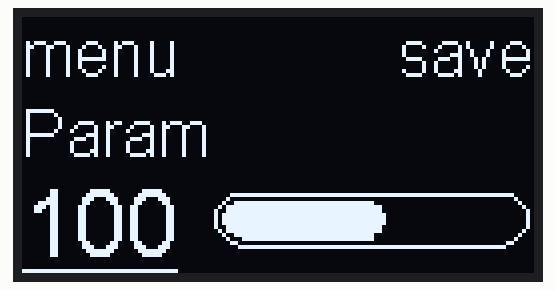
Recording of a sketch running on a simulated ESP8266 (NodeMCU). Shown: 128×64 one-colour display.

Above: at 2.0 s.
At 4.0 s:
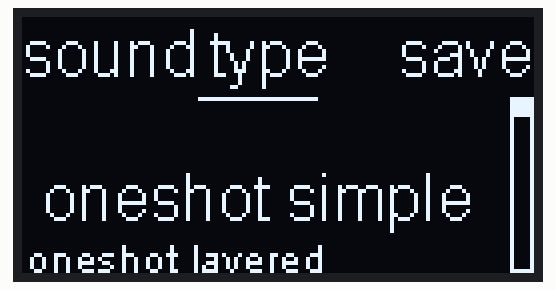
At 7.1 s:
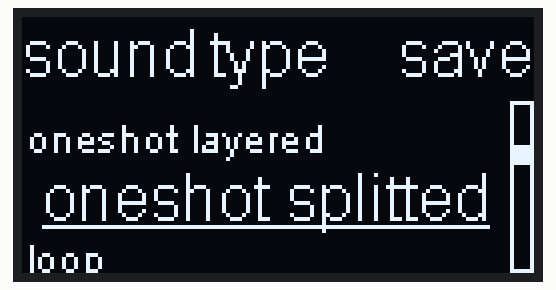
At 8.1 s:
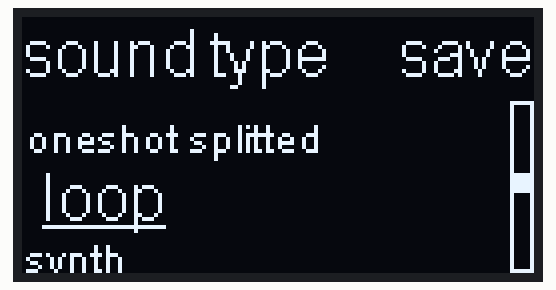
At 9.1 s:
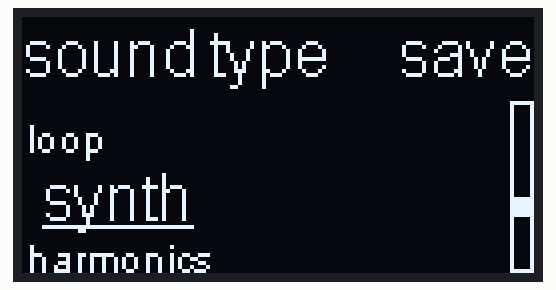
At 12.1 s:
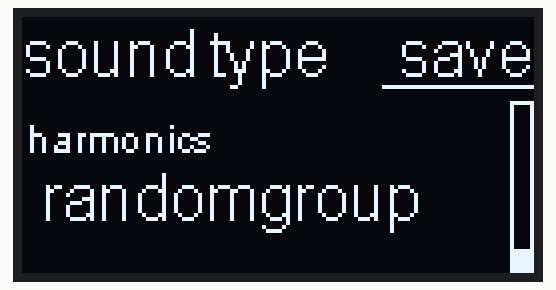

Measured:
- by itself, everything shown: repeats every 15.1 s, in 20 steps
- what the display in image 0 shows lasts 1.0 s, from 2.0 s to 3.0 s
- what the display in image 5 shows lasts 3.0 s, from 12.1 s to 15.1 s

The sketch:

OLED_UI.ino
```cpp
/**

 */

// Include the correct display library
#include <Wire.h>        // Only needed for Arduino 1.6.5 and earlier
#include "SSD1306.h"     // alias for `#include "SSD1306Wire.h"`
// #include "HmanRotary.h"  // Custom lIbrary for Rotary-Encoder

// Probably this for fixedStrings
// https://github.com/toomasz/ArduinoFixedString


// Initialize the OLED display using Wire library
SSD1306  display(0x3c, 5, 4);

typedef void (*Demo)(void);

int demoMode = 0;
int counter = 1;

void setup() {
  Serial.begin(115200);
  Serial.println();
  Serial.println();


  // Initialising the UI will init the display too.
  display.init();

  display.flipScreenVertically();
  display.setFont(ArialMT_Plain_10);

}

void oledValueSelection ( String menuname, int mark, String paramname, int paramvalue , int parammax=127, String confirmtext="save") {
  display.clear();
  //   String menuname  ="osc 1";
  //   String paramname  ="Freq:";
  //  int    paramvalue = 105;
  // String confirmtext = "save|r"; // save or reset selected by rotary
  // uint8_t mark = 4;

  // Menuname
  display.setTextAlignment(TEXT_ALIGN_LEFT);
  display.setFont(ArialMT_Plain_16);
  display.drawString(0, 0, menuname);
  if (mark == 1) {
    // Draw a line horizontally
    display.drawHorizontalLine(0, 17,  display.getStringWidth( menuname ) );
  }

  // Confirmation
  display.setTextAlignment(TEXT_ALIGN_RIGHT);
  display.setFont(ArialMT_Plain_16);
  display.drawString(128, 0, confirmtext);
  if (mark == 4) {
    display.drawHorizontalLine( 128 - display.getStringWidth( confirmtext), 17, display.getStringWidth( confirmtext) );
  }

  // display Name of Parameter:
  display.setTextAlignment(TEXT_ALIGN_LEFT);
  display.setFont(ArialMT_Plain_16);
  display.drawString(0, 20, paramname);
  if (mark == 2) {
    // Draw a line horizontally
    display.drawHorizontalLine(0, 37,  display.getStringWidth( paramname) );
  }

  // display Value of Parameter:
  display.setTextAlignment(TEXT_ALIGN_LEFT);
  display.setFont(ArialMT_Plain_24);
  display.drawString(0, 38, (String) paramvalue);

  if ( paramvalue>0 ) {
    int p =  paramvalue * 100 / parammax;
    display.drawProgressBar(48, 44, 78, 13, p);
  }

  if (mark == 3) {
    // Draw a line horizontally
    display.drawHorizontalLine(0, 63,  display.getStringWidth((String) paramvalue));
  }

  display.display();

}


// Concept to select something out of a List of Values (LOV)
void oledValueSelectionLOV( String menuname, int mark,  String paramname, int pParamvalue , String lov[], int sizeOfLov, String confirmtext="save") {
  int paramvalue = 0;
  if ( sizeOfLov > 0) {
    paramvalue = pParamvalue%sizeOfLov;
  }
  display.clear();
  // String confirmtext = "save|r"; // save or reset selected by rotary

  // detect position of selected val in the array and use 3 before and 3 after it ...
  // Menuname
  display.setTextAlignment(TEXT_ALIGN_LEFT);
  display.setFont(ArialMT_Plain_16);
  display.drawString(0, 0, menuname );

  display.drawString(3+display.getStringWidth( menuname ), 0,  paramname);

  if (mark == 1) {
    // Draw a line horizontally
    display.drawHorizontalLine(0, 17,  display.getStringWidth( menuname ) );
  }
  if (mark == 2) {
    // Draw a line horizontally
    display.drawHorizontalLine(display.getStringWidth( menuname ) , 20,  display.getStringWidth( paramname ) );
  }

  // Confirmation
  display.setTextAlignment(TEXT_ALIGN_RIGHT);
  display.setFont(ArialMT_Plain_16);
  display.drawString(128, 0, confirmtext );
  if (mark == 4) {
    // Draw a line horizontally
    display.drawHorizontalLine(90 , 17,  38 );
  }

  String label1=" ";
  String label2=" ";
  String label3=" ";


  if ( paramvalue>0 & sizeOfLov>1 ){
      label1=lov[paramvalue-1];
  }

  if (sizeOfLov>0){
    label2=lov[paramvalue];
  }

  if ( sizeOfLov > paramvalue+1 ){
      label3=lov[paramvalue+1];
  }

  // display Name of Parameter:
  display.setTextAlignment(TEXT_ALIGN_LEFT);
  display.setFont(ArialMT_Plain_10);
  display.drawString(1, 24, label1 );

  // selected Value .. else the value is printed in Arial 10
  display.setFont(ArialMT_Plain_16);
  display.drawString(5, 36, label2 );
  if ( mark == 3 ) {
    // Draw a line horizontally
    display.drawHorizontalLine( 5, 52,  display.getStringWidth( label2 ) );
  }
  if (label3 != " ") {
    display.setFont(ArialMT_Plain_10);
    display.drawString(1, 54, label3 );
  }
  // not enough place to show 4 or more values
  // display.drawString(5, 51, lov[4]);
  // draw bar on the right side
  drawLOVScroll( paramvalue, sizeOfLov );
  display.display();

}


void drawLOVScroll( int pLOV, int sLOV ){
  // pLOV == Position
  // sLOV = Size of LOV
  int rPos = 20+(pLOV * 45/(sLOV) );
  display.drawVerticalLine(122, 21, 44);
  display.drawVerticalLine(127, 21, 44);
  display.drawHorizontalLine(122, 21, 6);
  display.drawHorizontalLine(122, 63, 6);
  display.fillRect(122, rPos, 6, 5 );
}


void loop() {


  oledValueSelection("menu", 3 , "Param", 10, 200);
  delay(200);
  oledValueSelection("menu", 3 , "Param", 20, 200);
  delay(200);
  oledValueSelection("menu", 3 , "Param", 30, 200);
  delay(200);
  oledValueSelection("menu", 3 , "Param", 40, 200);
  delay(200);
  oledValueSelection("menu", 3 , "Param", 50, 200);
  delay(200);
  oledValueSelection("menu", 3 , "Param", 60, 200);
  delay(200);
  oledValueSelection("menu", 3 , "Param", 70, 200);
  delay(200);
  oledValueSelection("menu", 3 , "Param", 80, 200);
  delay(200);
  oledValueSelection("menu", 3 , "Param", 90, 200);
  delay(200);
  oledValueSelection("menu", 3 , "Param", 100, 200);
  delay(1000);

  String lov[7]; // we need only 6 for the UI at the same time ..  perhaps we use more but at another place!

  lov[ 0 ] = "oneshot simple";
  lov[ 1 ] = "oneshot layered";
  lov[ 2 ] = "oneshot splitted";
  lov[ 3 ] = "loop";
  lov[ 4 ] = "synth";
  lov[ 5 ] = "harmonics";
  lov[ 6 ] = "randomgroup";

  oledValueSelectionLOV( "sound", 1, "type", 0 , lov, 7 );
  delay(1000);

  oledValueSelectionLOV( "sound", 2, "type", 0 , lov, 7 );
  delay(1000);
  oledValueSelectionLOV( "sound", 3, "type", 0 , lov, 7 );
  delay(1000);
  oledValueSelectionLOV( "sound", 3, "type", 1 , lov, 7 );
  delay(1000);
  oledValueSelectionLOV( "sound", 3, "type", 2 , lov, 7 );
  delay(1000);
  oledValueSelectionLOV( "sound", 3, "type", 3 , lov, 7 );
  delay(1000);
  oledValueSelectionLOV( "sound", 3, "type", 4 , lov, 7 );
  delay(1000);
  oledValueSelectionLOV( "sound", 3, "type", 5 , lov, 7 );
  delay(1000);
  oledValueSelectionLOV( "sound", 3, "type", 6 , lov, 7 );
  delay(1000);
  oledValueSelectionLOV( "sound", 4, "type", 6 , lov, 7 );
  delay(3000);


}
```
